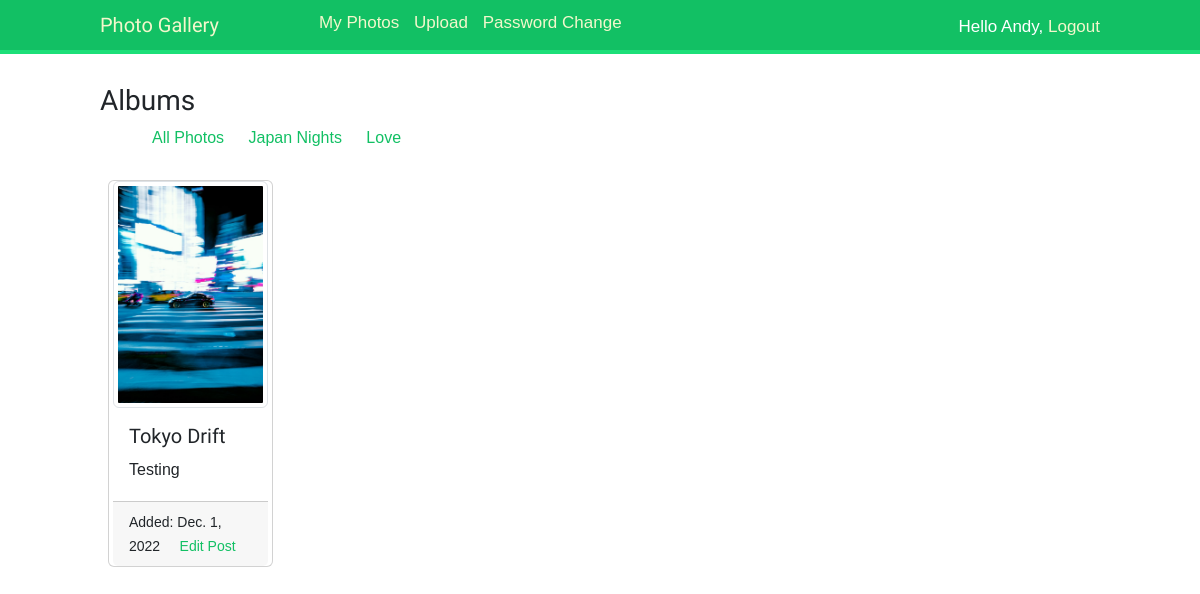
The app's page /album/admin_japan-nights/ (signed in) with its own data.
### photos/models.py (models this page shows, shortened)
class Album(models.Model):
    user = models.ForeignKey(User,on_delete=models.CASCADE, db_index=True,null=True)
    name = models.CharField(max_length=100, db_index=True)
    slug = models.SlugField(max_length=100, unique=True)
    def get_absolute_url(self):
        return reverse("photo:photo_albums", args=[self.slug])

class Photo(models.Model):
    user = models.ForeignKey(User,on_delete=models.CASCADE, db_index=True)
    album = models.ForeignKey(Album,on_delete=models.CASCADE, related_name ='photo')
    title = models.CharField(max_length=200,blank = False, db_index=True)
    description = models.TextField(blank = True)
    image = models.ImageField(blank = False,upload_to = 'photo/%Y/%m/%d')
    slug = models.SlugField(max_length=200, unique=True)
    created = models.DateField(auto_now_add=True)
    def get_absolute_url(self):
        return reverse("photo:detail", args=[self.id,self.slug])

### photos/views.py (the view)
# urls.py: path('',views.photo_list,name="photo_list"),
@login_required()
def photo_list(request,album_slug=None,):
    user_albums = Album.objects.filter(photo__user = request.user).distinct()
    photos = Photo.objects.filter(user__username=request.user)
    if album_slug:
        album = get_object_or_404(Album,slug=album_slug)
        photos = photos.filter(album=album)
    context = {
        'photos': photos,
        'user_albums':user_albums
    }
    return render(request,'photo_album/album.html',context)

### photos/templates/photo_album/album.html (shortened to what this page needs)
{% extends 'base.html' %}
{% load static %}
{% block content %}
    <div>
        <h3>Albums</h3>
        <ul>
            <li style="display: inline-block; padding-left:20px;">
                <a href="{% url 'photo:photo_list' %}">All Photos</a>
            </li>
            {% for album in user_albums %}
                <li style="display: inline-block; padding-left:20px;">
                    <a href="{{album.get_absolute_url}}">{{album.name}}</a>
                </li>
            {% endfor %}
        </ul>
    </div>
    <div class ="container-fluid">
        <div class="card-group content" style = "margin-top:30px;">
            <div class="row row-cols-1 row-cols-md-4 g-2">
                {% for photo in photos %}
                    <div class="card">
                        <a href="{{photo.get_absolute_url}}">
                            <img src="{{photo.image.url}}" class="img-fluid img-thumbnail" alt="..." >
                        </a>
                        <div class="card-body">
                            <h5 class="card-title">{{photo.title}}</h5>
                            <p class="card-text">{{photo.description|truncatewords:10}}</p>
                        </div>
                        <div class="card-footer">
                            <small >Added: {{photo.created}}</small>
                            <small class="text-muted" style = "text-align: center; margin-left: 15px;"><a href="{% url 'photo:edit' photo.id photo.slug %}">Edit Post</a></small>
                        </div>
                    </div>
                {%endfor%}
            </div>
        </div>
    </div>
{% endblock content %}

### photos/templates/base.html (shortened to what this page needs)
{% load static %}
<!DOCTYPE html>
<html lang="en">
<head>
  <link href="https://cdn.jsdelivr.net/npm/bootstrap@5.2.2/dist/css/bootstrap.min.css" rel="stylesheet">
  <link href="{% static "css/styles.css" %}" rel="stylesheet">
</head>
<body>
  <div id="header">
    <span class="logo">Photo Gallery</span>
      {% if request.user.is_authenticated %}
        <ul class="menu">
            <a href="{% url "photo:photo_list" %}">My Photos</a>
            <a style="padding-left:10px" href="{% url 'photo:upload' %}">Upload</a>
            <a style="padding-left:10px" href="{% url 'photo:password_change' %}">Password Change</a>
        </ul>
      {% endif %}
    <span class="user">
      {% if request.user.is_authenticated %}
         Hello {{ request.user.first_name }},
         <a href="{% url 'photo:signout' %}">Logout</a>
      {% else %}
         <a href="{% url 'photo:register' %}">Create Account</a>
         <a style="padding-left:10px" href="{% url 'photo:signin' %}">Sign in</a>
      {% endif %}
    </span>
  </div>
<div id="content">
  {% block content %}
  {% endblock %}
</div>
</body>
</html>

### photos/static/css/styles.css (style rules this page uses)
body { margin:0; padding:0; font-family:helvetica, sans-serif; }
p { line-height: 1.8; }
a { color:#12c064; text-decoration:none; }
h1, h2, h3, h4, h5 , h6 { font-family: 'Muli', sans-serif; font-weight:normal; }
#header { padding:10px 100px; font-size:14px; background:#12c064; color:#fff; border-bottom:4px solid #1cdf78; overflow:auto; }
#header .logo { font-family: 'Muli', sans-serif; float:left; color:#f3f7cc; font-size:20px; margin-right:10%; }
#header ul.menu { list-style:none; float:left; margin:0; padding:0; font-size: 17px; }
#header a { color:#f3f7cc; }
#header .user { float:right; padding-top:4px; font-size: 17px; }
#content { padding:30px 100px; }

### records on screen
Album: name "Japan Nights"
Album: name "Love"
Photo: image (picture), title "Tokyo Drift", description "Testing", created "Dec. 1, 2022"

### other values on screen
{{ request.user.first_name }} "Andy"
